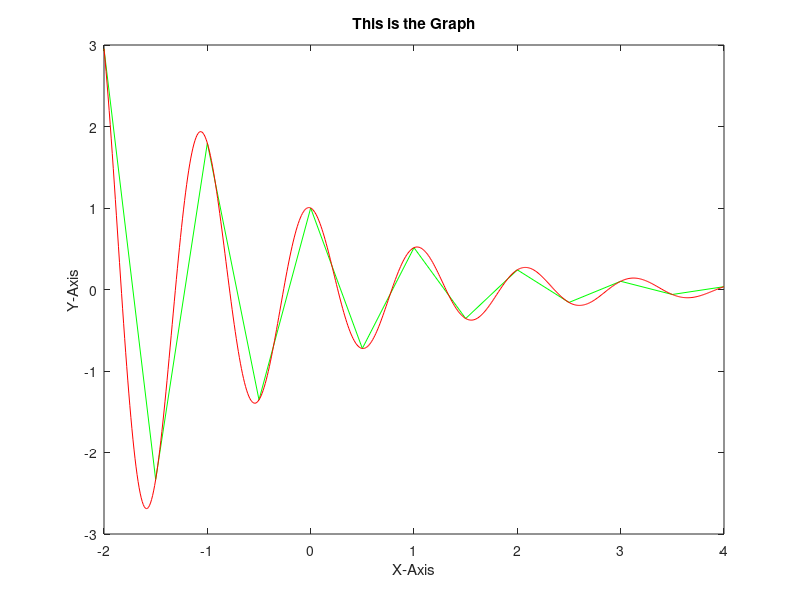

MATLAB code to generate this figure:
% Homework 11 - Question 1 - Alexander Alfakir
x = -2:0.5:4;
x_2 = -2:0.01:4;
y = 3.5.^(-0.5.*x).*cos(6.*x);
y_2 = 3.5.^(-0.5.*x_2).*cos(6.*x_2);
plot(x,y,'g',x_2,y_2,'r');    
title('This is the Graph');
xlabel('X-Axis');
ylabel('Y-Axis');
